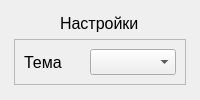
         <widget class="QWidget" name="settingsPage">
          <layout class="QVBoxLayout" name="verticalLayout_6">
           <property name="spacing">
            <number>5</number>
           </property>
           <property name="leftMargin">
            <number>5</number>
           </property>
           <property name="topMargin">
            <number>5</number>
           </property>
           <property name="rightMargin">
            <number>5</number>
           </property>
           <property name="bottomMargin">
            <number>5</number>
           </property>
           <item alignment="Qt::AlignTop">
            <widget class="QWidget" name="widget_4" native="true">
             <layout class="QVBoxLayout" name="verticalLayout_7">
              <item alignment="Qt::AlignHCenter">
               <widget class="QLabel" name="label_2">
                <property name="font">
                 <font>
                  <pointsize>12</pointsize>
                 </font>
                </property>
                <property name="layoutDirection">
                 <enum>Qt::LeftToRight</enum>
                </property>
                <property name="text">
                 <string>Настройки</string>
                </property>
               </widget>
              </item>
              <item>
               <widget class="QFrame" name="frame">
                <property name="frameShape">
                 <enum>QFrame::StyledPanel</enum>
                </property>
                <property name="frameShadow">
                 <enum>QFrame::Raised</enum>
                </property>
                <layout class="QHBoxLayout" name="horizontalLayout_3">
                 <item>
                  <widget class="QLabel" name="label_3">
                   <property name="font">
                    <font>
                     <pointsize>12</pointsize>
                    </font>
                   </property>
                   <property name="text">
                    <string>Тема</string>
                   </property>
                  </widget>
                 </item>
                 <item>
                  <widget class="QComboBox" name="themeList">
                   <property name="font">
                    <font>
                     <pointsize>11</pointsize>
                    </font>
                   </property>
                  </widget>
                 </item>
                </layout>
               </widget>
              </item>
             </layout>
            </widget>
           </item>
          </layout>
         </widget>
